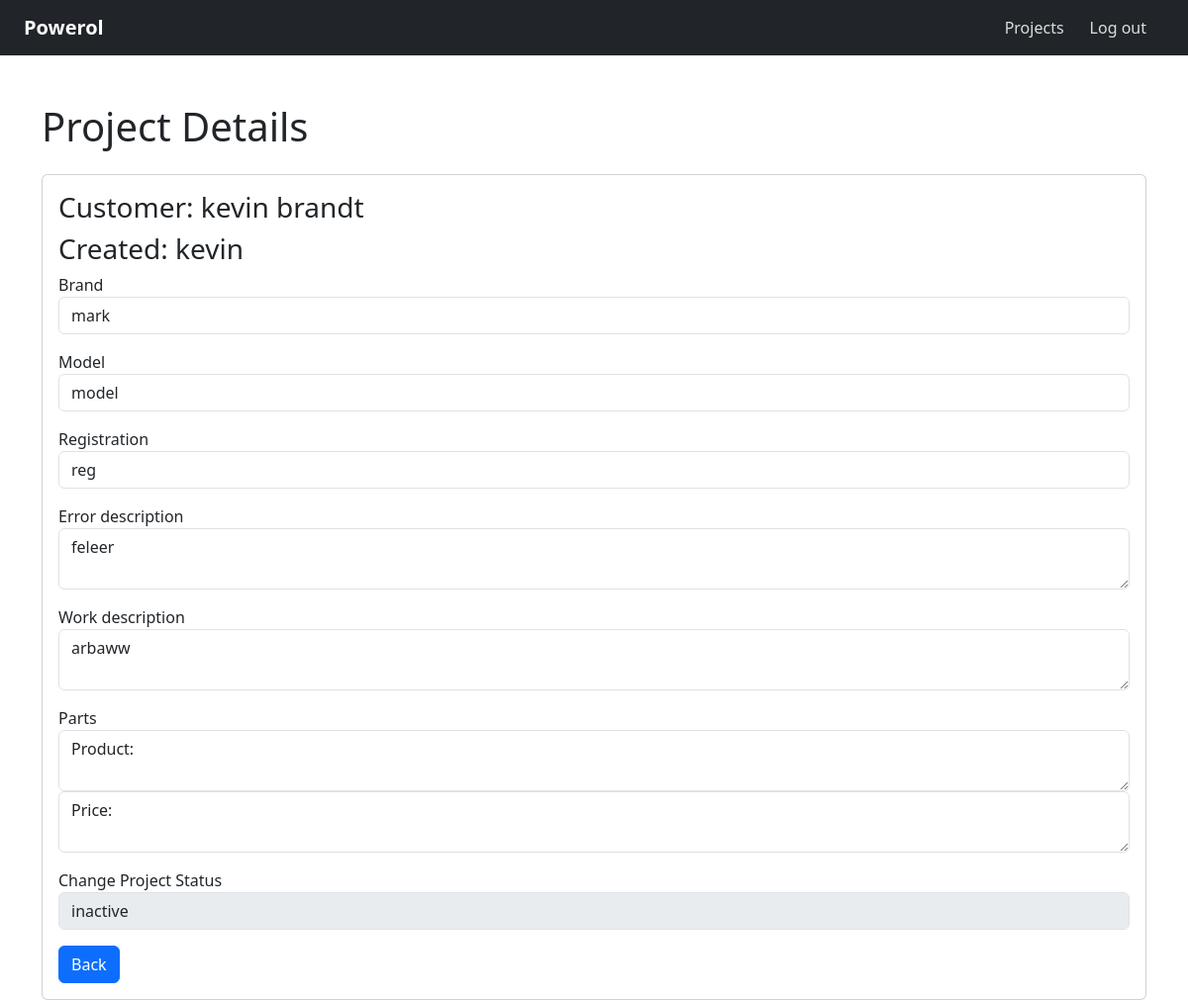
The page /single-project.php?id=40 (signed in) on the database its author committed.
### tables this page shows
CREATE TABLE `table_projekt` (
  `id_projekt` int(11) NOT NULL,
  `pt_felbeskrivning` varchar(520) NOT NULL,
  `pt_arbetsbeskrivning` varchar(520) NOT NULL,
  `pt_status_fk` int(11) NOT NULL,
  `customer_fk` int(11) DEFAULT NULL,
  `created_by_user_fk` int(11) NOT NULL,
  `car_brand` varchar(255) NOT NULL,
  `car_model` varchar(255) NOT NULL,
  `car_reg` varchar(255) NOT NULL
);

CREATE TABLE `table_users` (
  `u_id` int(11) NOT NULL,
  `u_name` varchar(255) NOT NULL,
  `u_password` varchar(255) NOT NULL,
  `u_email` varchar(255) NOT NULL,
  `u_role_fk` int(11) NOT NULL,
  `u_status` tinyint(1) NOT NULL
);

### single-project.php (the view, shortened to what this page needs)
<?php
include_once 'includes/header.php';
?>
<link href="https://cdn.jsdelivr.net/npm/bootstrap@5.3.3/dist/css/bootstrap.min.css" rel="stylesheet">
<?php
if (isset($_GET['id'])) {
    $id_projekt = $_GET['id'];
    $partsinproject = GetPrjParts($pdo, $id_projekt);
    echo "<div class='container mt-5'>";
    echo "<h1 class='mb-4'>Project Details</h1>";
    try {
        $stmt = $pdo->prepare("
        SELECT
            CONCAT(c.cust_fname, ' ', c.cust_lname) AS customer_name,
            p.pt_felbeskrivning,
            p.pt_arbetsbeskrivning,
            p.car_brand,
            p.car_model,
            p.car_reg,
            p.pt_status_fk,
            u.u_name AS user_name
        FROM table_projekt p
        JOIN table_customer c ON p.customer_fk = c.id_cust
        JOIN table_users u ON p.created_by_user_fk = u.u_id
        WHERE p.id_projekt = ?
    ");
        $stmt->execute([$id_projekt]);
        if ($stmt->rowCount() > 0) {
            $project = $stmt->fetch();
            $status_stmt = $pdo->query("SELECT id_status, status_name FROM table_status");
            $statuses = $status_stmt->fetchAll();
            ?>
<div class="card">
    <div class="card-body">
        <h3>Customer: <?= htmlspecialchars($project['customer_name']) ?></h3>
        <h3>Created: <?= htmlspecialchars($project['user_name']) ?></h3>
        <form method="POST" action="projects/single-project.php">
            <div class="form-group mb-3">
                <label for="car_brand">Brand</label>
                <input type="text" id="car_brand" name="car_brand" class="form-control" value="<?= htmlspecialchars($project['car_brand']) ?>" readonly>
            </div>
            <div class="form-group mb-3">
                <label for="car_model">Model</label>
                <input type="text" id="car_model" name="car_model" class="form-control" value="<?= htmlspecialchars($project['car_model']) ?>" readonly>
            </div>
            <div class="form-group mb-3">
                <label for="car_reg">Registration</label>
                <input type="text" id="car_reg" name="car_reg" class="form-control" value="<?= htmlspecialchars($project['car_reg']) ?>" readonly>
            </div>
            <div class="form-group mb-3">
                <label for="felbeskrivning">Error description</label>
                <textarea readonly id="felbeskrivning" name="felbeskrivning" class="form-control"><?= htmlspecialchars($project['pt_felbeskrivning']) ?></textarea>
            </div>
            <div class="form-group mb-3">
                <label for="arbetsbeskrivning">Work description</label>
                <textarea readonly id="arbetsbeskrivning" name="arbetsbeskrivning" class="form-control"><?= htmlspecialchars($project['pt_arbetsbeskrivning']) ?></textarea>
            </div>
            <div class="form-group mb-3">
                <label for="parts">Parts</label>
                <textarea readonly id="parts" name="parts" class="form-control">Product: <?php foreach ($partsinproject as $row) { echo $row['produkt_namn'];}?></textarea>
                <textarea readonly id="parts" name="parts" class="form-control">Price: <?php foreach ($partsinproject as $row) { echo $row['produkt_pris'];}?></textarea>
            </div>
            <div class="form-group mb-3">
                <label for="status">Change Project Status</label>
                <select id="status" name="status" class="form-control" disabled>
                    <?php foreach ($statuses as $status):
                        $selected = ($status['id_status'] == $project['pt_status_fk']) ? 'selected' : ''; ?>
                        <option value="<?= $status['id_status'] ?>" <?= $selected ?>><?= htmlspecialchars($status['status_name']) ?></option>
                    <?php endforeach; ?>
                </select>
            </div>
            <button type="button" class="btn btn-primary" onclick="window.location.href='active_projects.php'">Back</button>
        </form>
    </div>
</div>
<?php
        } else {
            echo "<div class='alert alert-info' role='alert'>Project not found.</div>";
        }
    } catch (PDOException $e) {
        echo "<div class='alert alert-danger' role='alert'>Error: " . htmlspecialchars($e->getMessage()) . "</div>";
    }
    echo "</div>";
} else {
    echo "<div class='alert alert-danger' role='alert'>No project ID specified.</div>";
}
?>

### rows shown on the page
table_projekt: table_users.u_name "kevin", car_brand "mark", car_model "model", car_reg "reg", felbeskrivning "feleer", arbetsbeskrivning "arbaww"

### other values the page prints
$menuItem['title'] "Projects"
$project['customer_name'] "kevin brandt"
form field status "inactive"
